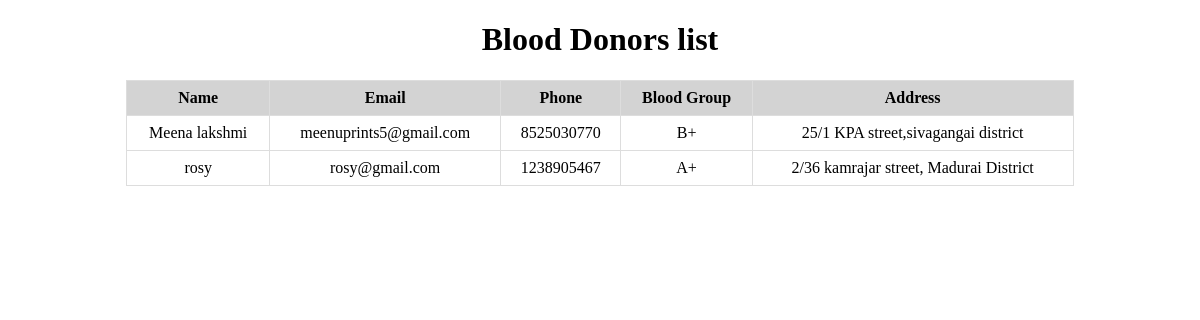
The page /donor/ on the database its author committed.
### donor/models.py (models this page shows, shortened)
class Donor(models.Model):
    name = models.CharField(max_length=100)
    email = models.EmailField()
    phone = models.CharField(max_length=15)
    blood_group = models.CharField(max_length=5)
    address = models.TextField()

### donor/views.py (the view)
# urls.py: 2. Add a URL to urlpatterns:  path('', views.home, name='home')
def home(request):
    donors = Donor.objects.all()
    return render(request, 'home.html', {'donors': donors})

### LIFELINK/donor/templates/home.html (shortened to what this page needs)
<!DOCTYPE html>
<html lang="en">
<head>
</head>
<body>
    <h1>Blood Donors list</h1>
    <table>
        <tr>
            <th>Name</th>
            <th>Email</th>
            <th>Phone</th>
            <th>Blood Group</th>
            <th>Address</th>
        </tr>
        {% for donor in donors %}
        <tr>
            <td>{{ donor.name }}</td>
            <td>{{ donor.email }}</td>
            <td>{{ donor.phone }}</td>
            <td>{{ donor.blood_group }}</td>
            <td>{{ donor.address }}</td>
        </tr>
        {% endfor %}
    </table>
</body>
</html>

### LIFELINK/donor/templates/home.html (style rules this page uses)
table { border-collapse: collapse; width: 80%; margin:auto; }
th, td { border: 1px solid #ddd; padding: 8px; text-align: center; }
th { background-color:lightgray; }
h1 { text-align: center; }

### rows shown on the page
Donor: name "Meena lakshmi", email "meenuprints5@gmail.com", phone "8525030770", blood_group "B+", address "25/1 KPA street,sivagangai district"
Donor: name "rosy", email "rosy@gmail.com", phone "1238905467", blood_group "A+", address "2/36 kamrajar street, Madurai District"
